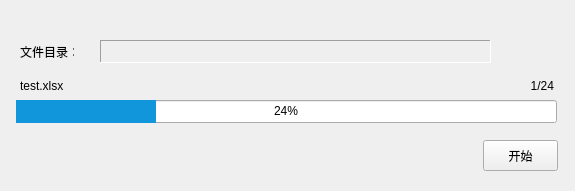
<?xml version="1.0" encoding="UTF-8"?>
<ui version="4.0">
 <class>RecordsDirImport</class>
 <widget class="QWidget" name="RecordsDirImport">
  <property name="geometry">
   <rect>
    <x>0</x>
    <y>0</y>
    <width>575</width>
    <height>191</height>
   </rect>
  </property>
  <property name="windowTitle">
   <string>批量导入</string>
  </property>
  <widget class="QProgressBar" name="pb_curStep">
   <property name="geometry">
    <rect>
     <x>16</x>
     <y>100</y>
     <width>541</width>
     <height>23</height>
    </rect>
   </property>
   <property name="styleSheet">
    <string notr="true">QProgressBar::chunk {   background-color: #1296db;   width: 20px;}
QProgressBar { text-align: center;}</string>
   </property>
   <property name="value">
    <number>24</number>
   </property>
   <property name="invertedAppearance">
    <bool>false</bool>
   </property>
  </widget>
  <widget class="QLabel" name="lb_runninginfo">
   <property name="geometry">
    <rect>
     <x>20</x>
     <y>74</y>
     <width>471</width>
     <height>23</height>
    </rect>
   </property>
   <property name="text">
    <string>test.xlsx</string>
   </property>
  </widget>
  <widget class="QLabel" name="lb_currentstep">
   <property name="geometry">
    <rect>
     <x>500</x>
     <y>74</y>
     <width>54</width>
     <height>23</height>
    </rect>
   </property>
   <property name="text">
    <string>1/24</string>
   </property>
   <property name="alignment">
    <set>Qt::AlignRight|Qt::AlignTrailing|Qt::AlignVCenter</set>
   </property>
  </widget>
  <widget class="QPushButton" name="btn_startBatchimport">
   <property name="geometry">
    <rect>
     <x>483</x>
     <y>140</y>
     <width>75</width>
     <height>31</height>
    </rect>
   </property>
   <property name="text">
    <string>开始</string>
   </property>
   <property name="icon">
    <iconset>
     <normalon>:/excute.png</normalon>
    </iconset>
   </property>
  </widget>
  <widget class="QLabel" name="le_batchDir">
   <property name="geometry">
    <rect>
     <x>100</x>
     <y>40</y>
     <width>391</width>
     <height>23</height>
    </rect>
   </property>
   <property name="sizePolicy">
    <sizepolicy hsizetype="Preferred" vsizetype="Preferred">
     <horstretch>0</horstretch>
     <verstretch>0</verstretch>
    </sizepolicy>
   </property>
   <property name="frameShape">
    <enum>QFrame::Panel</enum>
   </property>
   <property name="frameShadow">
    <enum>QFrame::Sunken</enum>
   </property>
   <property name="lineWidth">
    <number>1</number>
   </property>
   <property name="text">
    <string/>
   </property>
   <property name="scaledContents">
    <bool>false</bool>
   </property>
   <property name="alignment">
    <set>Qt::AlignLeading|Qt::AlignLeft|Qt::AlignTop</set>
   </property>
   <property name="wordWrap">
    <bool>false</bool>
   </property>
  </widget>
  <widget class="QPushButton" name="btn_chooseBatchDir">
   <property name="geometry">
    <rect>
     <x>510</x>
     <y>30</y>
     <width>51</width>
     <height>41</height>
    </rect>
   </property>
   <property name="text">
    <string/>
   </property>
   <property name="icon">
    <iconset resource="BidsManager.qrc">
     <normaloff>:/folder.png</normaloff>:/folder.png</iconset>
   </property>
   <property name="iconSize">
    <size>
     <width>30</width>
     <height>30</height>
    </size>
   </property>
   <property name="flat">
    <bool>true</bool>
   </property>
  </widget>
  <widget class="QLabel" name="label">
   <property name="geometry">
    <rect>
     <x>20</x>
     <y>40</y>
     <width>54</width>
     <height>23</height>
    </rect>
   </property>
   <property name="text">
    <string>文件目录：</string>
   </property>
  </widget>
 </widget>
 <layoutdefault spacing="6" margin="11"/>
 <resources>
  <include location="BidsManager.qrc"/>
 </resources>
 <connections>
  <connection>
   <sender>btn_chooseBatchDir</sender>
   <signal>clicked()</signal>
   <receiver>RecordsDirImport</receiver>
   <slot>onDirChooseSlot()</slot>
   <hints>
    <hint type="sourcelabel">
     <x>515</x>
     <y>60</y>
    </hint>
    <hint type="destinationlabel">
     <x>403</x>
     <y>11</y>
    </hint>
   </hints>
  </connection>
  <connection>
   <sender>btn_startBatchimport</sender>
   <signal>clicked()</signal>
   <receiver>RecordsDirImport</receiver>
   <slot>onStartBatchImportSlot()</slot>
   <hints>
    <hint type="sourcelabel">
     <x>533</x>
     <y>153</y>
    </hint>
    <hint type="destinationlabel">
     <x>390</x>
     <y>149</y>
    </hint>
   </hints>
  </connection>
 </connections>
 <slots>
  <slot>onDirChooseSlot()</slot>
  <slot>onStartBatchImportSlot()</slot>
 </slots>
</ui>
